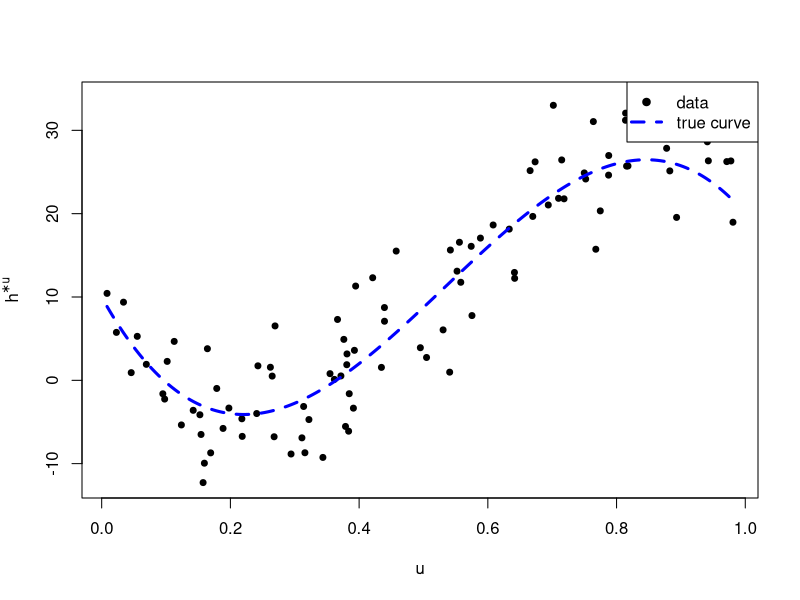
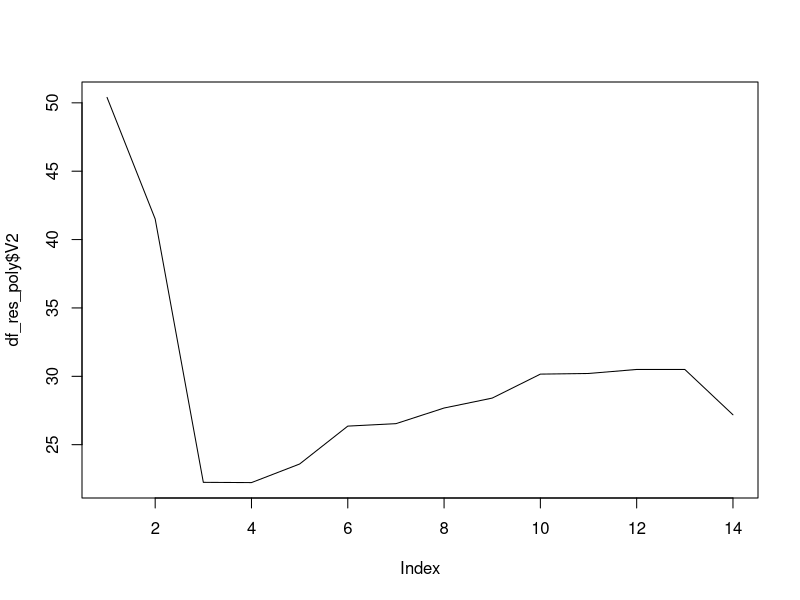

Generate these figures, in order, with R: (Note: this script raises an error after producing the figures.)
library(purrr)
set.seed(12)

# Function to generate data
generate_data <- function(beta, sig, n) {
  u <- runif(n, 0, 1)   # uniform(0,1)
  # y = sum_{j=0}^3 u^j * beta_j  + noise
  X <- outer(u, 0:(length(beta)-1), `^`)   # Vandermonde-like matrix
  y <- X %*% beta + sig * rnorm(n)
  return(list(u = u, y = y))
}

# Parameters
beta <- matrix(c(10, -140, 400, -250), ncol = 1)
n <- 100
sig <- 5

# Generate data
dat <- generate_data(beta, sig, n)
u <- dat$u
y <- dat$y

# Generate smooth curve (like np.polyval)
xx <- seq(min(u), max(u) + 5e-3, by = 5e-3)
yy <- polyval <- function(beta, x) {
  # reverse beta for R's polynomial evaluation
  sapply(x, function(xi) sum(beta * xi^(0:(length(beta)-1))))
}
yy <- polyval(beta, xx)

# Plot
plot(u, y, pch = 19, cex = 0.8, xlab = "u", ylab = expression(h^"*"(u)))
lines(xx, yy, lty = 2, lwd = 3, col = "blue")
legend("topright", legend = c("data", "true curve"), 
       col = c("black", "blue"), pch = c(19, NA), lty = c(NA, 2), lwd = c(NA, 3))

# train-test to select best polynomial regression
df_mdl<-data.frame(y=y,u=u)

set.seed(1212)
indx<-sample(1:nrow(df_mdl),ceiling(dim(df_mdl)[1]*0.8))
train<-df_mdl[indx,]
test<-df_mdl[-indx,]
cv=4
folds<-sample(rep(1:cv, length.out = nrow(train)))

fun_cv_poly<-function(deg){
  degree<-deg
  mse_list <- numeric(cv)
  for(k in 1:cv){
    testindx<-which(folds==k)
    train_cv<-train[-testindx,]
    test_cv<-train[testindx,]
    
    mdl_poly<-lm(y~poly(u,degree,raw=T),data=train_cv)
    pred_poly<-predict(mdl_poly,test_cv)
    mse<-mean((test_cv$y-pred_poly)^2)
    mse_list[k]<-mse
  }
  prom_rmseq<-mean(mse_list)
  res_cv<-c(degree,prom_rmseq)
  return(res_cv)
}
df_res_poly<-map(1:14,fun_cv_poly) %>% do.call("rbind",.) %>% as.data.frame()
plot(df_res_poly$V2,type="l")

yy_p<-predict(mdl_poly,newdata=data.frame(u=u))
ord <- order(u)
plot(u, y, pch = 19, cex = 0.8, xlab = "u", ylab = expression(h^"*"(u)))
lines(u[ord], yy_p[ord], lty = 2, lwd = 3, col = "blue")

